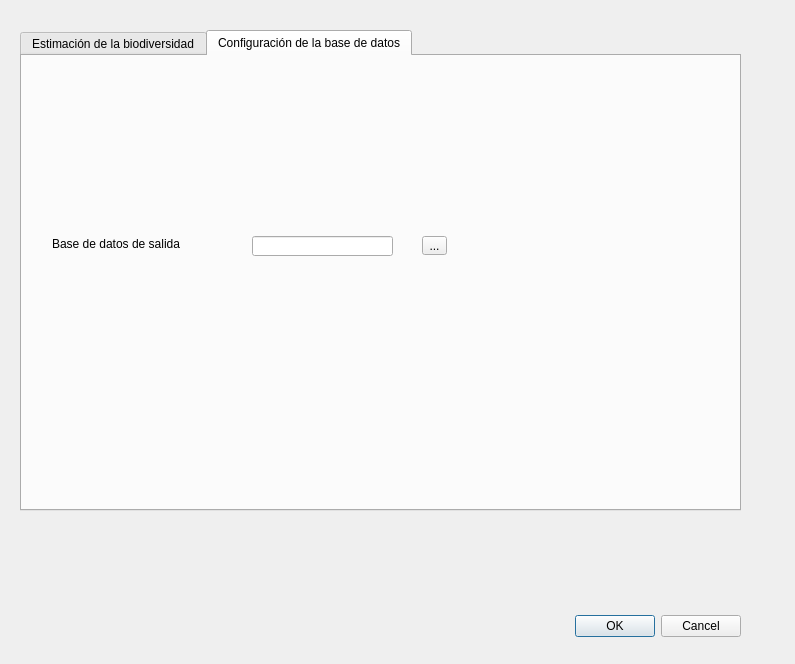
<?xml version="1.0" encoding="UTF-8"?>
<ui version="4.0">
 <class>EstimacionBiodiversidadDialogBase</class>
 <widget class="QDialog" name="EstimacionBiodiversidadDialogBase">
  <property name="geometry">
   <rect>
    <x>0</x>
    <y>0</y>
    <width>795</width>
    <height>664</height>
   </rect>
  </property>
  <property name="windowTitle">
   <string>Estimación de la Biodiversidad</string>
  </property>
  <widget class="QDialogButtonBox" name="button_box">
   <property name="geometry">
    <rect>
     <x>400</x>
     <y>610</y>
     <width>341</width>
     <height>32</height>
    </rect>
   </property>
   <property name="orientation">
    <enum>Qt::Horizontal</enum>
   </property>
   <property name="standardButtons">
    <set>QDialogButtonBox::Cancel|QDialogButtonBox::Ok</set>
   </property>
  </widget>
  <widget class="QTabWidget" name="tabWidget">
   <property name="geometry">
    <rect>
     <x>20</x>
     <y>30</y>
     <width>721</width>
     <height>481</height>
    </rect>
   </property>
   <property name="currentIndex">
    <number>1</number>
   </property>
   <widget class="QWidget" name="tab">
    <attribute name="title">
     <string>Estimación de la biodiversidad</string>
    </attribute>
   </widget>
   <widget class="QWidget" name="tab_2">
    <attribute name="title">
     <string>Configuración de la base de datos</string>
    </attribute>
    <widget class="QToolButton" name="tb_outDB">
     <property name="geometry">
      <rect>
       <x>400</x>
       <y>180</y>
       <width>25</width>
       <height>19</height>
      </rect>
     </property>
     <property name="text">
      <string>...</string>
     </property>
    </widget>
    <widget class="QLabel" name="lb_outDB">
     <property name="geometry">
      <rect>
       <x>30</x>
       <y>180</y>
       <width>131</width>
       <height>16</height>
      </rect>
     </property>
     <property name="text">
      <string>Base de datos de salida</string>
     </property>
    </widget>
    <widget class="QLineEdit" name="le_outBD">
     <property name="geometry">
      <rect>
       <x>230</x>
       <y>180</y>
       <width>141</width>
       <height>20</height>
      </rect>
     </property>
    </widget>
   </widget>
  </widget>
 </widget>
 <resources/>
 <connections>
  <connection>
   <sender>button_box</sender>
   <signal>accepted()</signal>
   <receiver>EstimacionBiodiversidadDialogBase</receiver>
   <slot>accept()</slot>
   <hints>
    <hint type="sourcelabel">
     <x>20</x>
     <y>20</y>
    </hint>
    <hint type="destinationlabel">
     <x>20</x>
     <y>20</y>
    </hint>
   </hints>
  </connection>
  <connection>
   <sender>button_box</sender>
   <signal>rejected()</signal>
   <receiver>EstimacionBiodiversidadDialogBase</receiver>
   <slot>reject()</slot>
   <hints>
    <hint type="sourcelabel">
     <x>20</x>
     <y>20</y>
    </hint>
    <hint type="destinationlabel">
     <x>20</x>
     <y>20</y>
    </hint>
   </hints>
  </connection>
 </connections>
</ui>
